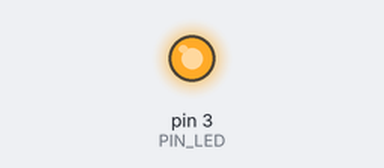
Recording of a sketch running on a simulated Arduino Uno, built with avr-gcc and run on an emulated ATmega328P. Shown: output pins drawn as LEDs (lit = HIGH).

Above: at 0.1 s.
Timing chart, 0 to 1.6 s (numbered marks = the images above):
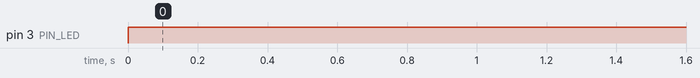

Measured:
- by itself, pin 3 (PIN_LED): LOW → HIGH at 0.00 s

The sketch:

potentiometer_tests.ino
```cpp
const int PIN_LED = 3;


void setup() {
  // put your setup code here, to run once:
  pinMode(PIN_LED, OUTPUT);

}

void loop() {
  // put your main code here, to run repeatedly:
  digitalWrite(PIN_LED, HIGH);
}
```
